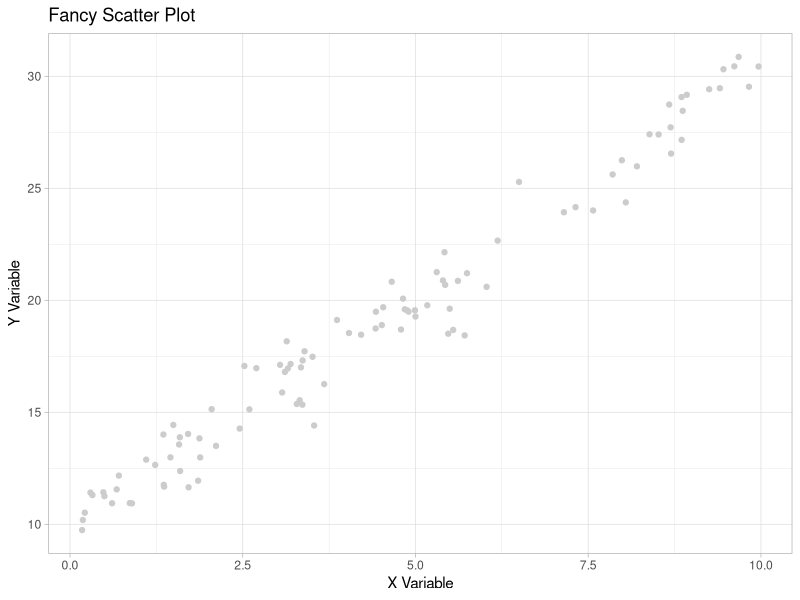
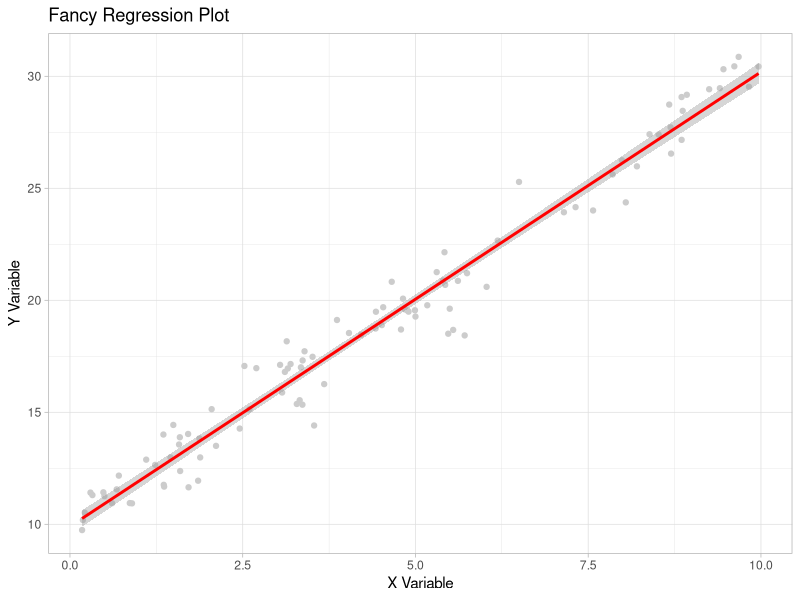

Recreate these plots in R, in order.
## ---- chunk 1
set.seed(42)

beta0 = 10
beta1 = 2
epsilon = rnorm(100,0,1)
x = runif(100,0,10)
y = beta0 + x*beta1+ epsilon

df = data.frame(x,y)
## ---- chunk 2
library(ggplot2)

ggplot(df, aes(x,y)) +
  geom_point(color = "gray80") +
  theme_light() +
  labs(title = "Fancy Scatter Plot",
     x = "X Variable",
     y = "Y Variable")
## ---- chunk 3
my_reg = lm(y~x, data = df)

summary(my_reg)
## ---- chunk 4
library(ggplot2)

ggplot(df, aes(x,y)) +
  geom_point(color = "gray80") +
  geom_smooth(method = "lm", se = TRUE, color = "red") +
  theme_light() +
  labs(title = "Fancy Regression Plot",
       x = "X Variable",
       y = "Y Variable")
